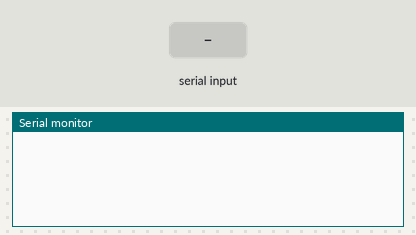
This sketch was run on a simulated Arduino Mega 2560, built with avr-gcc and run on an emulated ATmega2560. Shown: the last lines printed to the serial monitor. Inputs (shaded band) come from the test bench.

Above: at 1.2 s.
1.3 s: "Chicken" received over the second serial link
At 3.5 s:
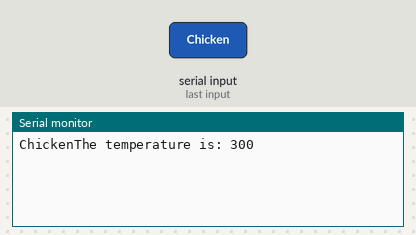
3.8 s: "Steak" received over the second serial link
At 5.3 s:
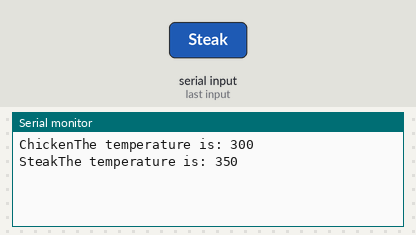
6.3 s: "1" received over the second serial link
At 8.3 s:
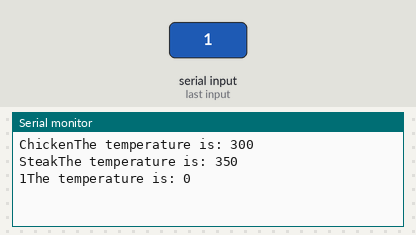

The sketch:

bluetooth.ino
```cpp
void setup() {
  // initialize both serial ports:
  Serial.begin(9600);
  Serial1.begin(9600);
}

void loop() {
  // read from port 1, send to port 0:
  //boolean s1 = Serial1.available();
  //Serial.print(s1);
  int inByte;
  long temperature;
  int rotate = 0;
  int timer = 0;
  String food;
  //delay(5000);
  if (Serial1.available() > 0) {
    //Serial.write("Serial1 was available at some point");
    //inByte =Serial1.read();
    food = String(Serial1.readString());
    String test = food;
    food.trim();
    Serial.print(food);
    if (food == "Chicken")
    {
      temperature = 300;
      timer = 480;
      rotate = 240;
    }
    else if ( food == "Steak" )
    {
      temperature = 350;
      timer = 300;
      rotate = 150;
    }

    //temperature = Serial1.parseInt();
    //Serial.write(inByte);
    if (temperature != 0)
    {
    Serial.print("The temperature is: ");
    Serial.println(temperature);
    }
    //delay(500);
  }

  // (pc to bt mobile) read from port 0, send to port 1:

  if (Serial.available()) {
    inByte = Serial.read();
    Serial1.write(inByte);
  }

}
```

Measured:
- after the input at 1.3 s, the serial monitor: prints a new line after 1.0 s (image 1)
- after the input at 3.8 s, the serial monitor: prints a new line after 1.0 s (image 2)
- after the input at 6.3 s, the serial monitor: prints a new line after 1.0 s (image 3)
